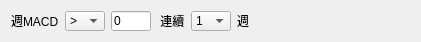
       <widget class="QWidget" name="widget_17" native="true">
        <property name="geometry">
         <rect>
          <x>0</x>
          <y>380</y>
          <width>421</width>
          <height>40</height>
         </rect>
        </property>
        <layout class="QHBoxLayout" name="horizontalLayout_128">
         <item>
          <layout class="QHBoxLayout" name="horizontalLayout_29">
           <item>
            <widget class="QLabel" name="label_71">
             <property name="text">
              <string>週MACD</string>
             </property>
            </widget>
           </item>
           <item>
            <widget class="QComboBox" name="comboBox_26">
             <property name="sizePolicy">
              <sizepolicy hsizetype="Preferred" vsizetype="Fixed">
               <horstretch>0</horstretch>
               <verstretch>0</verstretch>
              </sizepolicy>
             </property>
             <property name="minimumSize">
              <size>
               <width>40</width>
               <height>20</height>
              </size>
             </property>
             <property name="maximumSize">
              <size>
               <width>40</width>
               <height>20</height>
              </size>
             </property>
             <item>
              <property name="text">
               <string>&gt;</string>
              </property>
             </item>
             <item>
              <property name="text">
               <string>&gt;=</string>
              </property>
             </item>
             <item>
              <property name="text">
               <string>&lt;</string>
              </property>
             </item>
             <item>
              <property name="text">
               <string>&lt;=</string>
              </property>
             </item>
             <item>
              <property name="text">
               <string>&lt;&gt;</string>
              </property>
             </item>
             <item>
              <property name="text">
               <string>=</string>
              </property>
             </item>
            </widget>
           </item>
           <item>
            <widget class="QLineEdit" name="lineEdit_9">
             <property name="minimumSize">
              <size>
               <width>40</width>
               <height>20</height>
              </size>
             </property>
             <property name="maximumSize">
              <size>
               <width>40</width>
               <height>20</height>
              </size>
             </property>
             <property name="text">
              <string>0</string>
             </property>
            </widget>
           </item>
           <item>
            <widget class="QLabel" name="label_39">
             <property name="text">
              <string> 連續</string>
             </property>
            </widget>
           </item>
           <item>
            <widget class="QComboBox" name="comboBox_27">
             <property name="sizePolicy">
              <sizepolicy hsizetype="Preferred" vsizetype="Fixed">
               <horstretch>0</horstretch>
               <verstretch>0</verstretch>
              </sizepolicy>
             </property>
             <property name="minimumSize">
              <size>
               <width>40</width>
               <height>20</height>
              </size>
             </property>
             <property name="maximumSize">
              <size>
               <width>40</width>
               <height>20</height>
              </size>
             </property>
             <item>
              <property name="text">
               <string>1</string>
              </property>
             </item>
             <item>
              <property name="text">
               <string>2</string>
              </property>
             </item>
             <item>
              <property name="text">
               <string>3</string>
              </property>
             </item>
             <item>
              <property name="text">
               <string>4</string>
              </property>
             </item>
             <item>
              <property name="text">
               <string>5</string>
              </property>
             </item>
             <item>
              <property name="text">
               <string>6</string>
              </property>
             </item>
             <item>
              <property name="text">
               <string>7</string>
              </property>
             </item>
             <item>
              <property name="text">
               <string>8</string>
              </property>
             </item>
             <item>
              <property name="text">
               <string>9</string>
              </property>
             </item>
             <item>
              <property name="text">
               <string>10</string>
              </property>
             </item>
            </widget>
           </item>
           <item>
            <widget class="QLabel" name="label_40">
             <property name="minimumSize">
              <size>
               <width>40</width>
               <height>20</height>
              </size>
             </property>
             <property name="maximumSize">
              <size>
               <width>40</width>
               <height>20</height>
              </size>
             </property>
             <property name="text">
              <string>週</string>
             </property>
            </widget>
           </item>
          </layout>
         </item>
         <item>
          <spacer name="horizontalSpacer_15">
           <property name="orientation">
            <enum>Qt::Horizontal</enum>
           </property>
           <property name="sizeHint" stdset="0">
            <size>
             <width>40</width>
             <height>20</height>
            </size>
           </property>
          </spacer>
         </item>
        </layout>
       </widget>
